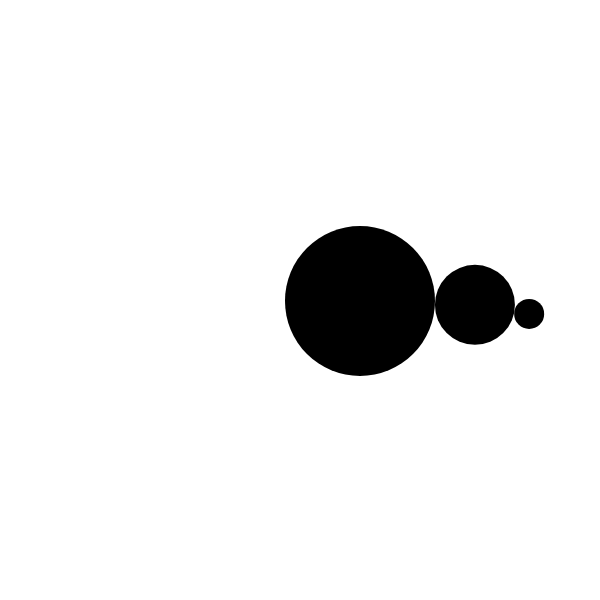
Frame 1 (no input)
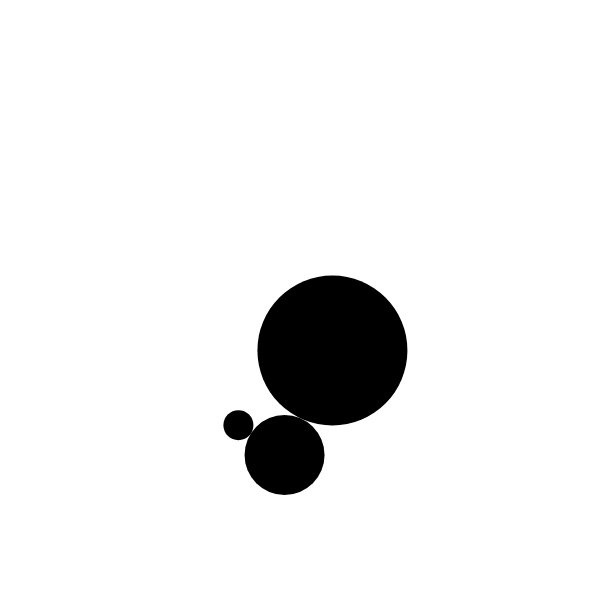
Frame 60 (no input)
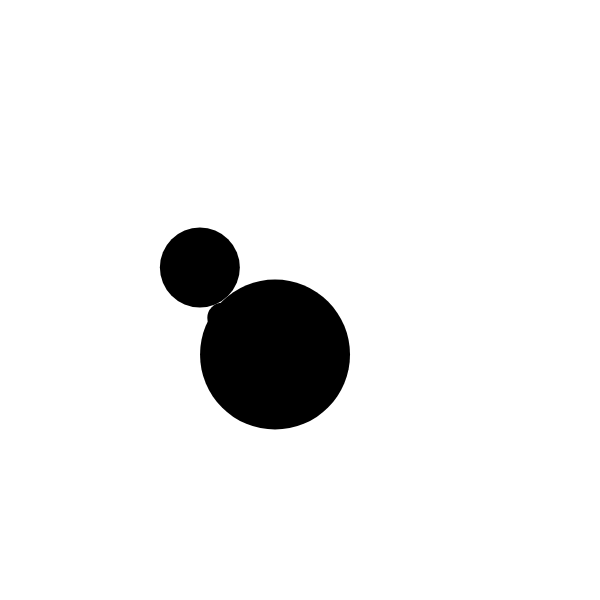
Frame 120 (the mouse pressed at the canvas centre since frame 60)

The p5.js sketch that drew these frames (run headless with seeded random() and noise() and a simulated clock; from frame 60 on, the mouse is pressed at the canvas centre):

// p5.js sketch
// ── sketch.js
function setup() {
  createCanvas(600, 600)
  translate(width / 2, height / 2);
}





function draw() {
  background(255);

  translate(p5.Vector.fromAngle(millis() / 1000, 60));
  fill(0);
  noStroke();
  circle(300, 300, 150);


  translate(p5.Vector.fromAngle(millis() / 500, 115));
  fill(0);
  noStroke();
  circle(300, 300, 80);


  translate(p5.Vector.fromAngle(millis() / 100, 55));
  fill(0);
  noStroke();
  circle(300, 300, 30);

}
